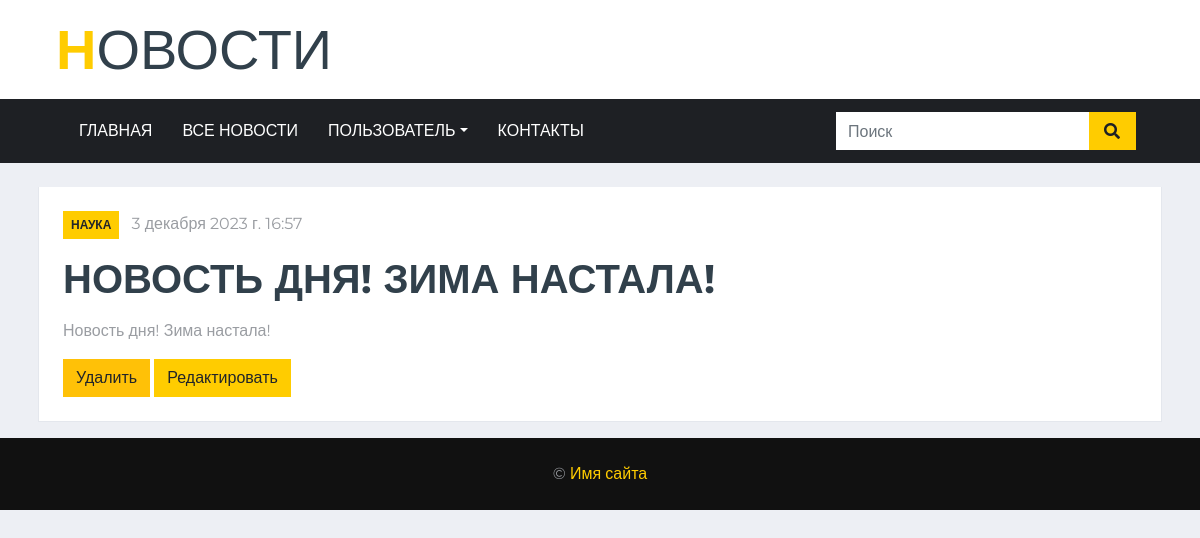
The page /news1/2 on the database as committed earlier.
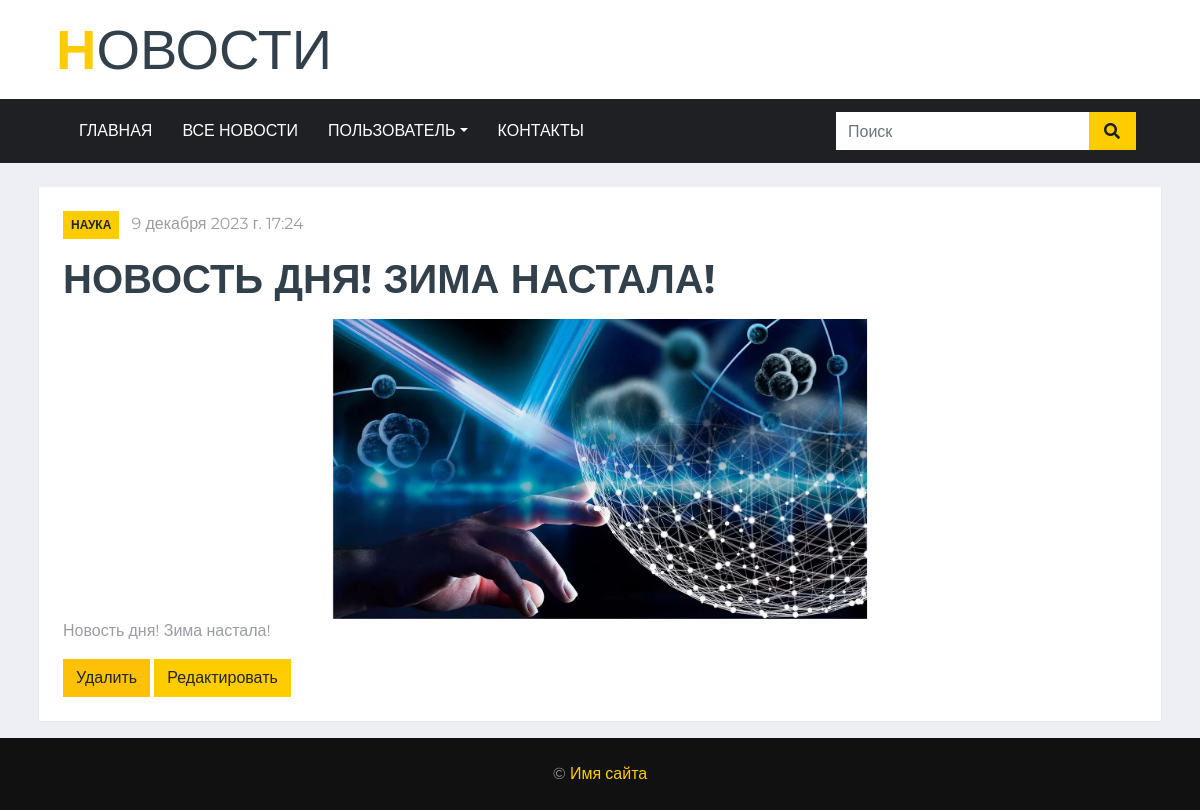
The same page on the database as committed later.
### news1/models.py (models this page shows, shortened)
class Article(models.Model):
    categories = (('Экономика', 'Economics'),
                  ('Наука', 'Science'),
                  ('Спорт', 'Sport'),
                  ('Политика', 'Policy'),
                  ('Здоровье', 'Health'),
                  ('Путешествия', 'Travel'))
    author = models.ForeignKey(User, on_delete=models.SET_NULL, null=True, verbose_name='Автор')
    title = models.CharField('Название', max_length=50, default='')
    anouncement = models.TextField('Аннотация', max_length=250)
    text = models.TextField('Текст новости')
    date = models.DateTimeField('Дата публикации', auto_now=True)
    category = models.CharField(choices=categories, max_length=20, verbose_name='Категории')
    tags = models.ManyToManyField(to=Tag, blank=True, verbose_name='Тэги')
    slug = models.SlugField()
    class Meta:
        ordering = ['date']
        verbose_name= 'Новость'
        verbose_name_plural='Новости'

class Image(models.Model):
    article = models.ForeignKey(Article, on_delete=models.CASCADE)
    title = models.CharField(max_length=50, blank=True)
    image = models.ImageField(upload_to='article_images/')

### news1/views.py (the view)
# urls.py: path('<int:pk>', views.ArticleDetailView.as_view(), name='news_detail'),
class ArticleDetailView(DetailView):
    model = Article
    template_name = 'news1/news_detail.html'
    context_object_name = 'article'
    def get_context_data(self, **kwargs):
        context = super().get_context_data(**kwargs)
        current_object = self.object
        images = Image.objects.filter(article=current_object)
        context['images'] = images
        return context

### news1/templates/news1/news_detail.html (shortened to what this page needs)
<!DOCTYPE html>
{% load static %}
<html lang="ru">
<head>
    <link href="https://cdnjs.cloudflare.com/ajax/libs/font-awesome/5.15.0/css/all.min.css" rel="stylesheet">
    <link href="{% static 'news_portal/' %}lib/owlcarousel/assets/owl.carousel.min.css" rel="stylesheet">
    <link href="{% static 'news_portal/' %}css/style.css" rel="stylesheet">
</head>
<body>
{% include 'news_portal/navbar.html' %}
<br>
    <div class="container-fluid">
        <div class="container">
            <div class="row">
                <div class="col-lg-12">
                    <div class="position-relative mb-3">
                        <div class="bg-white border border-top-0 p-4">
                            <div class="mb-3">
                                <a class="badge badge-primary text-uppercase font-weight-semi-bold p-2 mr-2"
                                    href="#">{{ article.category }}</a>
                                <a class="text-body" href="#">{{ article.date }}</a>
                            </div>
                            <h1 class="mb-3 text-secondary text-uppercase font-weight-bold">{{ article.title }}</h1>
                {% if article.image_set.all %}
                <div id="carouselControls" class="carousel slide" data-ride="carousel">
                    <div class="carousel-inner" role="listbox" style="width:auto; height: 300px; !important;">
                        {% for image in article.image_set.all %}
                        <div class="carousel-item {% if forloop.counter == 1 %} active {% endif %}">
                            <img class="d-block" src="{{ image.image.url }}"
                                 style="margin:auto; height:300px; width:auto;">
                        </div>
                        {% endfor %}
                    </div>
                    <a class="carousel-control-prev" href="#carouselControls" role="button" data-slide="prev">
                        <span class="carousel-control-prev-icon" aria-hidden="true"></span>
                    </a>
                    <a class="carousel-control-next" href="#carouselControls" role="button" data-slide="next">
                        <span class="carousel-control-next-icon" aria-hidden="true"></span>
                    </a>
                </div>
                {% endif%}
                            <p>{{ article.text }}</p>
                            <a class="btn btn-warning" href="{% url 'news_delete' article.pk %}">Удалить</a>
                            <a class="btn btn-primary" href="{% url 'news_update' article.pk %}">Редактировать</a>
                    </div>
                </div>
            </div>
        </div>
    </div>
    </div>
{% block footer %} {% include 'news_portal/footer.html' %} {% endblock %}
</body>
</html>

Rows that differ between the two databases and show on the page:
changed Article "НОВОСТЬ ДНЯ! ЗИМА НАСТАЛА!": date "3 декабря 2023 г. 16:57" → "9 декабря 2023 г. 17:24"
added Image: image (picture)
